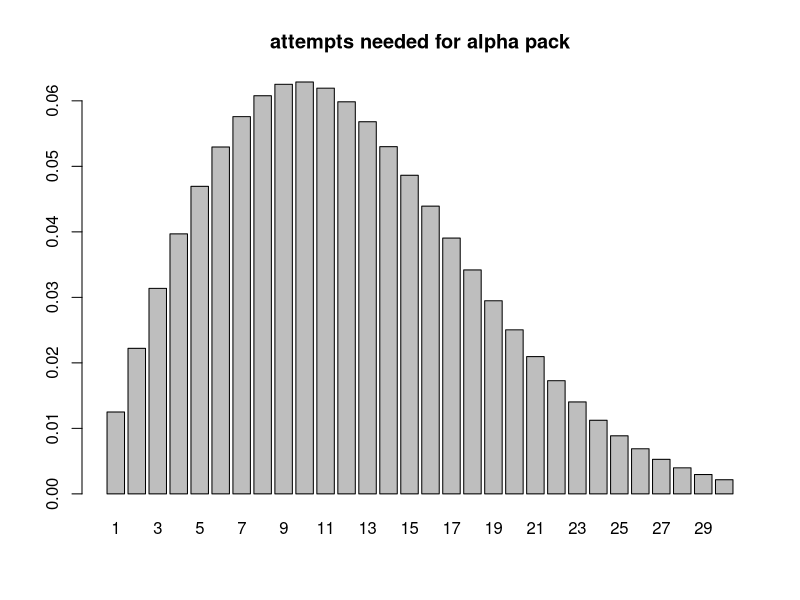

This figure's R source: (Note: a time limit stopped this script after it produced the figure.)
library("purrr")

start <- 0.025
win_inc <- 0.025
loss_inc <- 0.015
win_chance <- 0.5
loss_chance <- 1 - win_chance
sample_size <- 100000
plot_range <- 1:30

rpack <- function(n=1){
  if (n > 1){
    return(replicate(n, rpack()))
  }
  attempts <- 1
  chance <- start
  won <- rbernoulli(1, win_chance)
  while (!won || !rbernoulli(1, chance)){
    attempts <- attempts + 1
    if (won){
      chance <- chance + win_inc
    }else{
      chance <- chance + loss_inc
    }
    won <- rbernoulli(1, win_chance)
  }
  return(attempts)
}

dpack <- function(x){
  if (length(x) > 1){
    return(sapply(x, dpack))
  }
  chance <- start
  output <- 1
  if (x < 1){
    return(0)
  }
  while (x > 1){
    output <- output * (1 - chance * win_chance)
    chance <- chance + (win_chance * win_inc + loss_chance * loss_inc)
    x <- x - 1
  }
  return(output * chance * win_chance)
}

ppack <- function(q, lower.tail=TRUE){
  if (lower.tail){
    return(sum(dpack(1:q)))
  }else{
    return(1 - ppack(q))
  }
}

dplot <- barplot(dpack(plot_range), names.arg=plot_range, main="attempts needed for alpha pack")

sample_chance <- flatten_dbl(as.data.frame(table(rpack(sample_size)))[2])/sample_size
sample_plot <- barplot(sample_chance[plot_range], names.arg=plot_range, main="attempts needed for alpha pack (sampled)")
